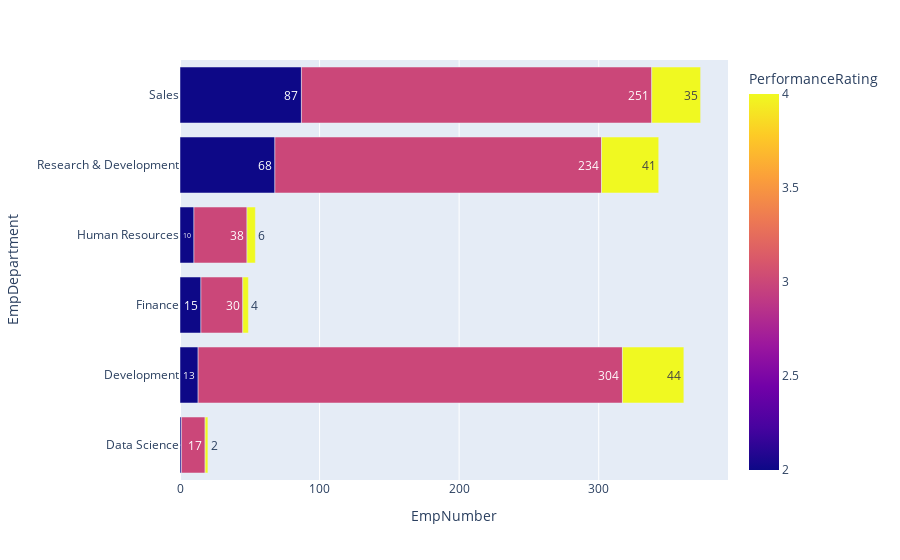

Here is the notebook cell this chart was saved with:
### Markdown cell above
Employee perfomance based on Department

### Code cell
fig = px.bar(data.groupby(['EmpDepartment',
                                                'PerformanceRating'])['EmpNumber'].count().reset_index(),
             x="EmpNumber",
             y="EmpDepartment", 
             color="PerformanceRating", 
             text = 'EmpNumber'
            )
fig.show()

### Figure 1 — Plotly figure (JSON) as saved in the notebook; plotly's stock layout.template omitted (floating-point values rounded to 4 significant figures)
{"data": [{"alignmentgroup": "True", "hovertemplate": "EmpNumber=%{text}<br>EmpDepartment=%{y}<br>PerformanceRating=%{marker.color}<extra></extra>", "legendgroup": "", "marker": {"color": [2, 3, 4, 2, 3, 4, 2, 3, 4, 2, 3, 4, 2, 3, 4, 2, 3, 4], "coloraxis": "coloraxis", "pattern": {"shape": ""}}, "name": "", "offsetgroup": "", "orientation": "h", "showlegend": false, "text": [1, 17, 2, 13, 304, 44, 15, 30, 4, 10, 38, 6, 68, 234, 41, 87, 251, 35], "textposition": "auto", "type": "bar", "x": [1, 17, 2, 13, 304, 44, 15, 30, 4, 10, 38, 6, 68, 234, 41, 87, 251, 35], "xaxis": "x", "y": ["Data Science", "Data Science", "Data Science", "Development", "Development", "Development", "Finance", "Finance", "Finance", "Human Resources", "Human Resources", "Human Resources", "Research & Development", "Research & Development", "Research & Development", "Sales", "Sales", "Sales"], "yaxis": "y"}], "layout": {"barmode": "relative", "coloraxis": {"colorbar": {"title": {"text": "PerformanceRating"}}, "colorscale": [[0, "#0d0887"], [0.1111, "#46039f"], [0.2222, "#7201a8"], [0.3333, "#9c179e"], [0.4444, "#bd3786"], [0.5556, "#d8576b"], [0.6667, "#ed7953"], [0.7778, "#fb9f3a"], [0.8889, "#fdca26"], [1, "#f0f921"]]}, "legend": {"tracegroupgap": 0}, "margin": {"t": 60}, "xaxis": {"anchor": "y", "domain": [0, 1], "title": {"text": "EmpNumber"}}, "yaxis": {"anchor": "x", "domain": [0, 1], "title": {"text": "EmpDepartment"}}}}
